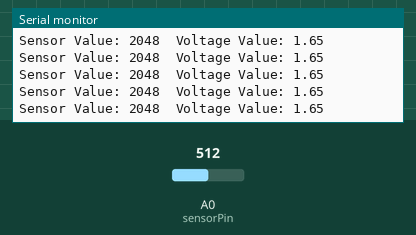
Recording of a sketch running on a simulated Arduino Zero (SAMD21). On the bench: the last lines printed to the serial monitor. Inputs (shaded band) come from the test bench; at power-on: A0 (sensorPin) = 512 (analog values on the 0–1023 scale).

Above: at 1.2 s.
1.3 s: A0 (sensorPin) set to 716
At 1.31 s:
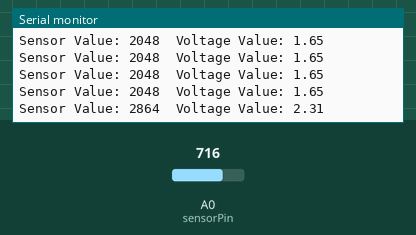
2.8 s: A0 (sensorPin) set to 900
At 2.82 s:
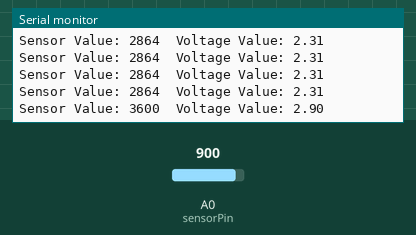
Timing chart, 0 to 5.8 s (numbered marks = the images above; inputs shaded):
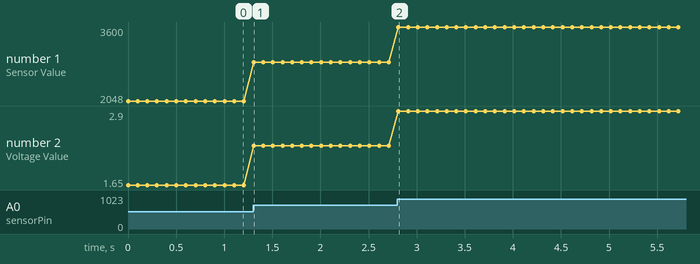

The sketch:

5.1_analogRead.ino
```cpp
const byte sensorPin = A0;
int sensorValue = 0;
float voltageValue = 0;
void setup()
{
  Serial.begin(115200);
  analogReadResolution(12);
}
void loop()
{
  sensorValue = analogRead(sensorPin);
  voltageValue = sensorValue * (3.3 / 4095.00);
  Serial.print("Sensor Value: ");
  Serial.print(sensorValue);
  Serial.print("\t");
  Serial.print("Voltage Value: ");
  Serial.println(voltageValue);
  delay(100);
}
```

Measured:
- after the input at 1.3 s, the serial monitor: prints a new line at once (image 1)
- after the input at 2.8 s, the serial monitor: prints a new line at once (image 2)
- plotted number 1: 2048 → 2864 after the input at 1.3 s, 2864 → 3600 after the input at 2.8 s
- plotted number 2: 1.65 → 2.31 after the input at 1.3 s, 2.31 → 2.9 after the input at 2.8 s
